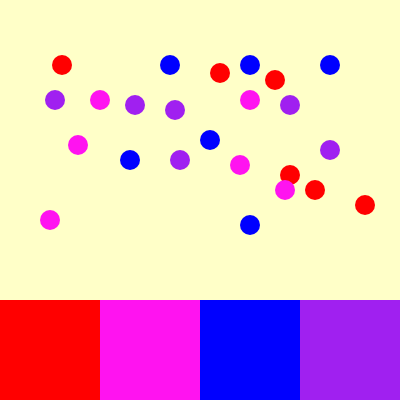
Frame 1 (no input)
Frame 2 (the mouse pressed at the canvas centre, redrawn once): identical to frame 1, image omitted

The p5.js sketch that drew this single still picture (run headless with seeded random() and noise() and a simulated clock; the mouse was pressed at the canvas centre and the sketch redrawn once):

// p5.js sketch
// ── sketch.js
function setup() {
  createCanvas(400, 400);
  noLoop();
}

function draw() {
  // Fundo branco
  background(255, 255, 200);

  // CORES
  let vermelho = color(255, 0, 0);
  let rosa = color(255, 0, 255);
  let azul = color(0, 120, 220);
  let roxo = color(128, 0, 160);

  // Não utilizar contorno
  noStroke();

  // CÍRCULOS
  
  // Vermelhos
  fill(255, 0, 0);
  ellipse(62, 65, 20, 20);
  ellipse(220, 73, 20, 20);
  ellipse(275, 80, 20, 20);
  ellipse(290, 175, 20, 20);
  ellipse(315, 190, 20, 20);
  ellipse(365, 205, 20, 20);

  // Rosas
  fill(255, 19, 240);
  ellipse(100, 100, 20, 20);
  ellipse(78, 145, 20, 20);
  ellipse(250, 100, 20, 20);
  ellipse(240, 165, 20, 20);
  ellipse(285, 190, 20, 20);
  ellipse(50, 220, 20, 20);

  // Azuis
  fill(0, 0, 255);
  ellipse(170, 65, 20, 20);
  ellipse(250, 65, 20, 20);
  ellipse(330, 65, 20, 20);
  ellipse(130, 160, 20, 20);
  ellipse(210, 140, 20, 20);
  ellipse(250, 225, 20, 20);

  // Roxos
  fill(160, 32, 240);
  ellipse(55, 100, 20, 20);
  ellipse(135, 105, 20, 20);
  ellipse(175, 110, 20, 20);
  ellipse(290, 105, 20, 20);
  ellipse(180, 160, 20, 20);
  ellipse(330, 150, 20, 20);

   // QUADRADOS INFERIORES

  // Vermelho
  fill(255, 0, 0);
  square(0, 300, 100);

  // Rosa
  fill(255, 19, 240);
  square(100, 300, 100);

  // Azul
  fill(0, 0, 255);
  square(200, 300, 100);

  // Roxo
  fill(160, 32, 240);
  square(300, 300, 100);
}
